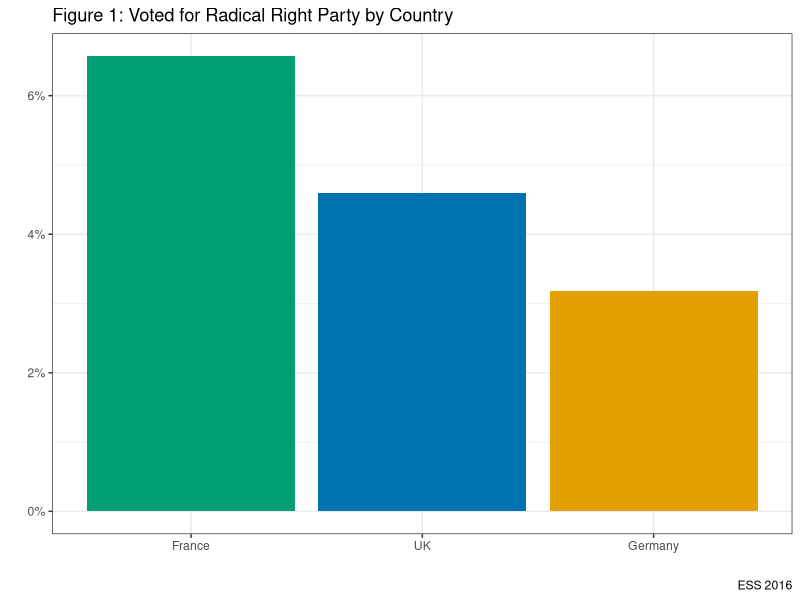

Source code (R): (Note: this script raises an error after producing the figure.)
# In the lecture, we introduced theories about who votes for the radical right

# In this lab, we're going to test some aspects of those theories with evidence from the ESS

ESS <- foreign::read.dta("data/ESS.dta", convert.factors=TRUE)
attach(ESS)
View(ESS)
library(tidyverse)

ESS %>% filter(!is.na(rright)) %>% count(rright) %>%
  mutate("%" = round(n/sum(n) * 100, digits=1)) %>%
  knitr::kable("pandoc", caption = "Voted for the Radical Right in European Democracies",
               col.names = c('Voted Radical Right', 'N', '%'), align="lccc")

#How does this vary by country?#

ESS %>% group_by(cntry) %>% filter(!is.na(rright)) %>%
     count(rright) %>% mutate("%" = round(n/sum(n) * 100, digits=1)) %>% filter(!rright =="no") %>% 
     knitr::kable("pandoc", caption = "Comparing Voting for Radical Right in European Democracies",
     col.names = c('Country', 'Voted Radical Right', 'N', '%'), align="cccc")


# Let's graph this to make the findings stand out a bit better

ESS %>% group_by(cntry) %>% filter(!is.na(rright)) %>%
  count(rright) %>% mutate(prop=prop.table(n*100)) %>%
  filter(!rright=="no") %>%
  ggplot(aes(x=reorder(cntry, -prop), y=prop, fill=cntry)) +
  geom_bar(stat="identity")+
  scale_fill_manual(values=c("#E69F00", "#009E73", "#0072B2"))+
  labs(x="", y="", title="Figure 1: Voted for Radical Right Party by Country", caption="ESS 2016")+
  scale_y_continuous(labels=scales::percent)+
  theme_bw()+
  guides(fill=FALSE)


# What is the age profile of voters for the radical right?

a <- ESS %>% filter(cntry %in% c("Germany", "France", "UK")) %>% 
             group_by(cntry) %>% 
             summarise(mean= mean(age, na.rm=T))
b <- ESS %>% filter(cntry %in% c("Germany", "France", "UK")) %>%
             group_by(cntry, rright) %>% summarise(avg_age_vt_rr= mean(age, na.rm=T)) %>% 
             filter(!is.na(rright), !rright=="no")

left_join(a, b, by = "cntry") %>% select(-rright) %>%
          knitr::kable("pandoc", caption = "Average Age of Population and Voters of Radical Right Parties in European Democracies",
          col.names = c('Country', 'Average Age Population', 'Average Age Voter Radical Right Party'), digits =1, align="cccc")

# What does this tell us about the age profile of voters for radical right parties?



# Let's look at the gender profile of radical right voters


c <- ESS %>% filter(cntry %in% c("Germany", "France", "UK")) %>%
  group_by(cntry) %>%
  count(gender) %>%
  mutate(perc_pop=n/sum(n)*100)


d <- ESS %>% ESS %>% filter(cntry %in% c("Germany", "France", "UK")) %>%
  group_by(cntry, gender) %>% filter(!is.na(rright)) %>%
  count(rright) %>% mutate(perc_vt_pp=n/sum(n)*100) %>%
  filter(!rright=="no") %>%
  select(-rright)

left_join(c, d, by=c("cntry", "gender")) %>% select(-n.x, -n.y) %>%
  knitr::kable("pandoc", caption = "Gender Balance in Population and Voters of Radical Right Parties in European Democracies",
               col.names = c('Country', 'Gender', 'Percentage Population', 'Percentage Voter of Radical Right Political Party'),
               digits =1, align="cccc") %>% print()

rm(a,b,c,d)


#Let's look at Education

ESS %>% group_by(educat) %>% filter(!is.na(rright), !is.na(educat)) %>%
  count(rright) %>% mutate(prop=prop.table(n*100)) %>%
  filter(!rright=="no") %>%
  ggplot(aes(x=educat, y=prop, fill=educat)) +
  geom_bar(stat="identity")+
  labs(x="", y="", title="Figure 2: Voting for the Radical Right by Education", caption="ESS 2016")+
  scale_y_continuous(labels=scales::percent)+
  theme_bw()+
  guides(fill=FALSE)

ESS %>% group_by(educat, cntry) %>% filter(!is.na(rright), !is.na(educat)) %>%
  count(rright) %>% mutate(prop=prop.table(n*100)) %>%
  filter(!rright=="no") %>%
  ggplot(aes(x=educat, y=prop, fill=educat)) +
  geom_bar(stat="identity")+
  facet_grid(~cntry)+
  labs(x="", y="", title="Figure 3: Voting for the Radical Right by Education and Country", caption="ESS 2016")+
  scale_y_continuous(labels=scales::percent)+
  theme_bw()+
  guides(fill=FALSE)

#Let's look at what voters of the radical right think about government?

#Do voters of the radical right trust government?

ESS %>% group_by(ptrust) %>% filter(!is.na(rright), !is.na(ptrust)) %>%
  count(rright) %>% mutate(prop=prop.table(n*100)) %>%
  filter(!rright=="no") %>%
  ggplot(aes(x=ptrust, y=prop, fill=ptrust)) +
  geom_bar(stat="identity")+
  labs(x="", y="", title="Figure 4: Political Trust and Voting for the Radical Right", caption="ESS 2016")+
  scale_y_continuous(labels=scales::percent)+
  theme_bw()+
  guides(fill=FALSE)

ESS %>% group_by(ptrust, cntry) %>% filter(!is.na(rright), !is.na(ptrust)) %>%
  count(rright) %>% mutate(prop=prop.table(n*100)) %>%
  filter(!rright=="no") %>%
  ggplot(aes(x=ptrust, y=prop, fill=ptrust)) +
  geom_bar(stat="identity")+
  facet_grid(~cntry)+
  labs(x="", y="", title="Figure 5: Political Trust and Voting for the Radical Right", caption="ESS 2016")+
  scale_y_continuous(labels=scales::percent)+
  theme_bw()+
  guides(fill=FALSE)


# Trust in European Parliament

ESS %>% group_by(tr_ep) %>% filter(!is.na(rright), !is.na(tr_ep)) %>%
  count(rright) %>% mutate(prop=prop.table(n*100)) %>%
  filter(!rright=="no") %>%
  ggplot(aes(x=tr_ep, y=prop, fill=tr_ep)) +
  geom_bar(stat="identity")+
  labs(x="", y="", title="Figure 6: Trust in the European Parliament and Voting for the Radical Right", caption="ESS 2016")+
  scale_y_continuous(labels=scales::percent)+
  theme_bw()+
  guides(fill=FALSE)

ESS %>% group_by(tr_ep, cntry) %>% filter(!is.na(rright), !is.na(tr_ep)) %>%
  count(rright) %>% mutate(prop=prop.table(n*100)) %>%
  filter(!rright=="no") %>%
  ggplot(aes(x=tr_ep, y=prop, fill=tr_ep)) +
  geom_bar(stat="identity")+
  facet_grid(~cntry)+
  labs(x="", y="", title="Figure 7: Trust in the European Parliament and Voting for the Radical Right", caption="ESS 2016")+
  scale_y_continuous(labels=scales::percent)+
  theme_bw()+
  guides(fill=FALSE)

# What can we conclude about voters for the radical right?
